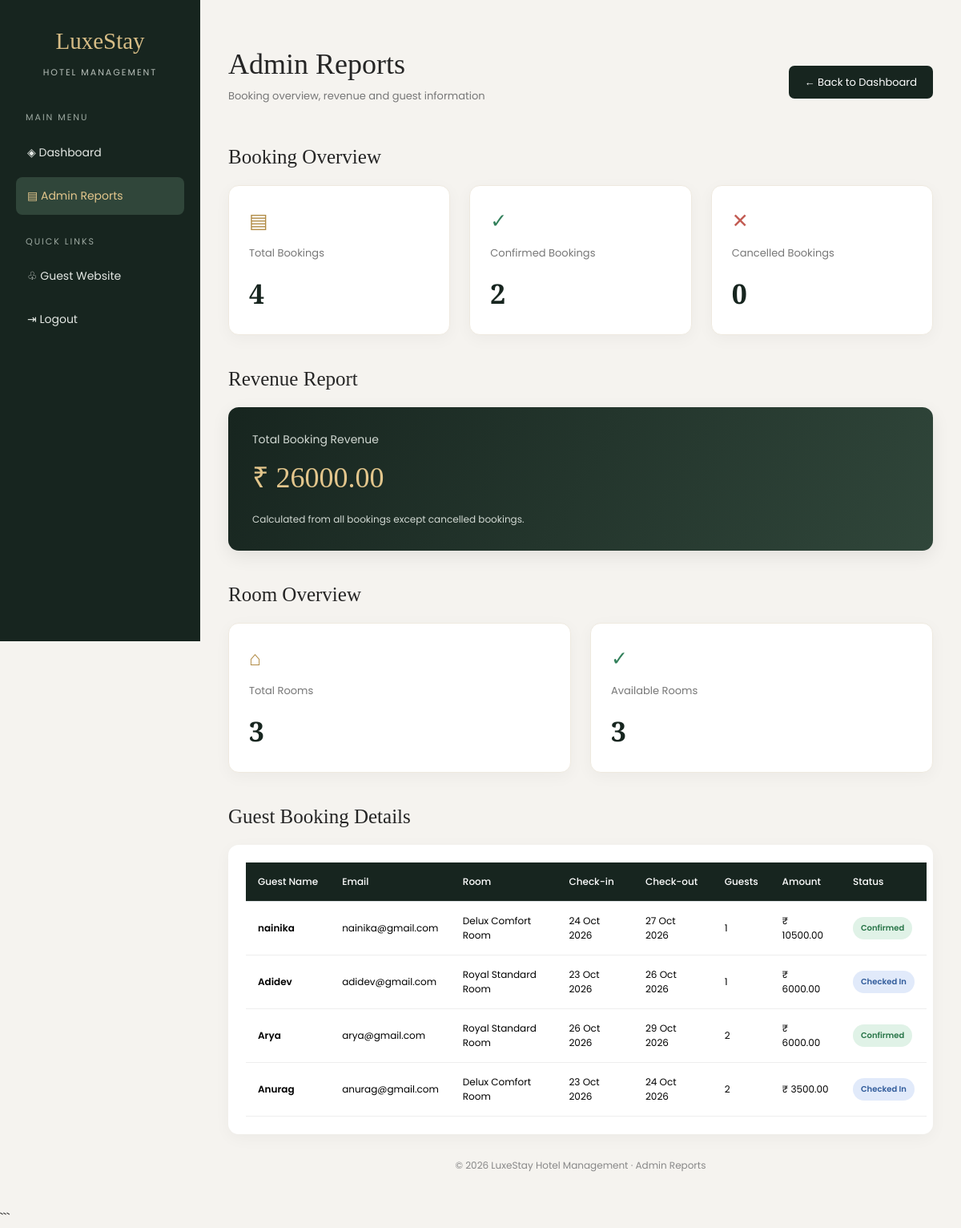
/staff/reports/ (signed in), run on the app's committed database.
### rooms/models.py (models this page shows, shortened)
class Booking(models.Model):
    room = models.ForeignKey(
        Room,
        on_delete=models.CASCADE,
        related_name='bookings'
    )
    guest_name = models.CharField(max_length=100)
    guest_email = models.EmailField()
    guest_phone = models.CharField(max_length=15, blank=True)
    check_in = models.DateField()
    check_out = models.DateField()
    guests = models.PositiveIntegerField(default=1)
    total_price = models.DecimalField(
        max_digits=10,
        decimal_places=2
    )
    STATUS_CHOICES = [
        ('Confirmed', 'Confirmed'),
        ('checked in', 'checked in'),
        ('checked out', 'checked out'),
        ('Cancelled', 'Cancelled'),
    ]
    status = models.CharField(
        max_length=20,
        choices=STATUS_CHOICES,
        default='Confirmed'
    )
    booked_at = models.DateTimeField(auto_now_add=True)

class Room(models.Model):
    ROOM_TYPES = [
        ('Standard', 'Standard'),
        ('Deluxe', 'Deluxe'),
        ('Suite', 'Suite'),
    ]
    name = models.CharField(max_length=100)
    room_type = models.CharField(
        max_length=20,
        choices=ROOM_TYPES
    )
    price = models.DecimalField(
        max_digits=10,
        decimal_places=2
    )
    capacity = models.PositiveIntegerField()
    description = models.TextField()
    image = models.ImageField(
        upload_to='rooms/',
        blank=True,
        null=True
    )
    is_available = models.BooleanField(default=True)

### staff/views.py (the view)
# urls.py: path('reports/', views.admin_reports, name='admin_reports'),
@user_passes_test(
    lambda user: user.is_authenticated and user.is_staff,
    login_url='/staff/login/'
)
def admin_reports(request):
    total_bookings = Booking.objects.count()
    confirmed_bookings = Booking.objects.filter(
        status='Confirmed'
    ).count()
    cancelled_bookings = Booking.objects.filter(
        status='Cancelled'
    ).count()
    revenue = Booking.objects.exclude(
        status='Cancelled'
    ).aggregate(
        total=Sum('total_price')
    )['total'] or 0
    total_rooms = Room.objects.count()
    available_rooms = Room.objects.filter(
        is_available=True
    ).count()
    bookings = Booking.objects.select_related(
        'room'
    ).order_by('-booked_at')
    context = {
        'total_bookings': total_bookings,
        'confirmed_bookings': confirmed_bookings,
        'cancelled_bookings': cancelled_bookings,
        'revenue': revenue,
        'total_rooms': total_rooms,
        'available_rooms': available_rooms,
        'bookings': bookings,
    }
    return render(
        request,
        'staff/admin_reports.html',
        context
    )

### templates/staff/admin_reports.html (shortened to what this page needs)
<!DOCTYPE html>
<html lang="en">
<head>
    <link href="https://cdn.jsdelivr.net/npm/bootstrap@5.3.3/dist/css/bootstrap.min.css" rel="stylesheet">
</head>
<body>
    <aside class="sidebar">
        <div class="brand">LuxeStay</div>
        <div class="sidebar-subtitle">HOTEL MANAGEMENT</div>
        <div class="menu-label">MAIN MENU</div>
        <a href="{% url 'staff_dashboard' %}">
            ◈ Dashboard
        </a>
        <a href="{% url 'admin_reports' %}" class="active">
            ▤ Admin Reports
        </a>
        <div class="menu-label">QUICK LINKS</div>
        <a href="{% url 'room_list' %}">
            ♧ Guest Website
        </a>
        <a href="{% url 'staff_logout' %}">
            ⇥ Logout
        </a>
    </aside>
    <main class="main-content">
        <div class="topbar">
            <div>
                <h1 class="page-title">Admin Reports</h1>
                <p class="page-subtitle">
                    Booking overview, revenue and guest information
                </p>
            </div>
            <a href="{% url 'staff_dashboard' %}" class="back-btn">
                ← Back to Dashboard
            </a>
        </div>
        <h2 class="section-heading">Booking Overview</h2>
        <div class="row g-4">
            <div class="col-md-6 col-xl-4">
                <div class="report-card">
                    <div class="card-icon gold">▤</div>
                    <div class="card-label">Total Bookings</div>
                    <div class="card-value">{{ total_bookings }}</div>
                </div>
            </div>
            <div class="col-md-6 col-xl-4">
                <div class="report-card">
                    <div class="card-icon green">✓</div>
                    <div class="card-label">Confirmed Bookings</div>
                    <div class="card-value">{{ confirmed_bookings }}</div>
                </div>
            </div>
            <div class="col-md-6 col-xl-4">
                <div class="report-card">
                    <div class="card-icon red">✕</div>
                    <div class="card-label">Cancelled Bookings</div>
                    <div class="card-value">{{ cancelled_bookings }}</div>
                </div>
            </div>
        </div>
        <section class="report-section">
            <h2 class="section-heading">Revenue Report</h2>
            <div class="revenue-card">
                <div class="revenue-label">
                    Total Booking Revenue
                </div>
                <div class="revenue-value">
                    ₹ {{ revenue|floatformat:2 }}
                </div>
                <p class="mb-0 mt-3" style="color: #d2d9d3; font-size: 12px;">
                    Calculated from all bookings except cancelled bookings.
                </p>
            </div>
        </section>
        <section class="report-section">
            <h2 class="section-heading">Room Overview</h2>
            <div class="row g-4">
                <div class="col-md-6">
                    <div class="report-card">
                        <div class="card-icon gold">⌂</div>
                        <div class="card-label">Total Rooms</div>
                        <div class="card-value">{{ total_rooms }}</div>
                    </div>
                </div>
                <div class="col-md-6">
                    <div class="report-card">
                        <div class="card-icon green">✓</div>
                        <div class="card-label">Available Rooms</div>
                        <div class="card-value">{{ available_rooms }}</div>
                    </div>
                </div>
            </div>
        </section>
        <section class="report-section">
            <h2 class="section-heading">Guest Booking Details</h2>
            <div class="table-container">
                <table class="table table-hover">
                    <thead>
                        <tr>
                            <th>Guest Name</th>
                            <th>Email</th>
                            <th>Room</th>
                            <th>Check-in</th>
                            <th>Check-out</th>
                            <th>Guests</th>
                            <th>Amount</th>
                            <th>Status</th>
                        </tr>
                    </thead>
                    <tbody>
                        {% for booking in bookings %}
                        <tr>
                            <td class="guest-name">
                                {{ booking.guest_name }}
                            </td>
                            <td>
                                {{ booking.guest_email }}
                            </td>
                            <td>
                                {{ booking.room.name }}
                            </td>
                            <td>
                                {{ booking.check_in|date:"d M Y" }}
                            </td>
                            <td>
                                {{ booking.check_out|date:"d M Y" }}
                            </td>
                            <td>
                                {{ booking.guests }}
                            </td>
                            <td>
                                ₹ {{ booking.total_price|floatformat:2 }}
                            </td>
                            <td>
                                {% if booking.status == 'Confirmed' %}
                                    <span class="status status-confirmed">
                                        {{ booking.status }}
                                    </span>
                                {% elif booking.status == 'Cancelled' %}
                                    <span class="status status-cancelled">
                                        {{ booking.status }}
                                    </span>
                                {% elif booking.status == 'Checked In' or booking.status == 'checked in' %}
                                    <span class="status status-checked">
                                        {{ booking.status }}
                                    </span>
                                {% elif booking.status == 'Checked Out' or booking.status == 'checked out' %}
                                    <span class="status status-checked">
                                        {{ booking.status }}
                                    </span>
                                {% else %}
                                    <span class="status status-other">
                                        {{ booking.status }}
                                    </span>
                                {% endif %}
                            </td>
                        </tr>
                        {% empty %}
                        <tr>
                            <td colspan="8" class="empty-state">
                                No booking records found.
                            </td>
                        </tr>
                        {% endfor %}
                    </tbody>
                </table>
            </div>
        </section>
        <footer class="footer">
            © 2026 LuxeStay Hotel Management · Admin Reports
        </footer>
    </main>
</body>
</html>

### templates/staff/admin_reports.html (style rules this page uses)
* { box-sizing: border-box; }
body { margin: 0; font-family: 'Poppins', sans-serif; background: #f5f3ef; color: #252525; }
.sidebar { width: 250px; min-height: 100vh; background: #17251f; color: white; position: fixed; top: 0; left: 0; padding: 30px 20px; }
.brand { font-family: 'Playfair Display', serif; font-size: 29px; color: #d7bd86; text-align: center; margin-bottom: 8px; }
.sidebar-subtitle { text-align: center; color: #b9c1bb; font-size: 11px; letter-spacing: 2px; margin-bottom: 40px; }
.menu-label { color: #9eaaa2; font-size: 11px; letter-spacing: 2px; margin: 25px 12px 12px; }
.sidebar a { display: block; text-decoration: none; color: #e4e8e4; padding: 13px 14px; border-radius: 8px; margin-bottom: 7px; font-size: 14px; transition: 0.3s; }
.sidebar a:hover, .sidebar a.active { background: #30463a; color: #e3c68c; }
.main-content { margin-left: 250px; padding: 35px; min-height: 100vh; }
.topbar { display: flex; justify-content: space-between; align-items: center; flex-wrap: wrap; gap: 15px; margin-bottom: 35px; }
.page-title { font-family: 'Playfair Display', serif; font-size: 36px; margin: 0; }
.page-subtitle { color: #777; font-size: 13px; margin-top: 8px; }
.back-btn { background: #17251f; color: white; text-decoration: none; padding: 11px 20px; border-radius: 7px; font-size: 13px; }
.section-heading { font-family: 'Playfair Display', serif; font-size: 25px; margin-bottom: 20px; }
.report-card { background: white; padding: 25px; border-radius: 13px; min-height: 150px; box-shadow: 0 5px 20px rgba(0, 0, 0, 0.04); border: 1px solid #eee9df; height: 100%; }
.card-label { color: #777; font-size: 13px; margin-bottom: 15px; }
.card-value { font-family: 'Playfair Display', serif; font-size: 34px; font-weight: 700; color: #17251f; overflow-wrap: anywhere; }
.card-icon { font-size: 25px; margin-bottom: 12px; }
.gold { color: #b18b45; }
.green { color: #32805b; }
.red { color: #c25b52; }
.report-section { margin-top: 40px; }
.revenue-card { background: linear-gradient(120deg, #17251f, #30463a); color: white; padding: 30px; border-radius: 13px; box-shadow: 0 7px 22px rgba(0, 0, 0, 0.08); }
.revenue-label { color: #d2d9d3; font-size: 14px; }
.revenue-value { font-family: 'Playfair Display', serif; color: #e3c68c; font-size: 36px; margin-top: 10px; overflow-wrap: anywhere; }
.table-container { background: white; border-radius: 13px; padding: 22px; box-shadow: 0 5px 20px rgba(0, 0, 0, 0.04); overflow-x: auto; }
.table { margin-bottom: 0; min-width: 850px; vertical-align: middle; }
.table thead th { background: #17251f; color: white; font-size: 12px; font-weight: 500; padding: 15px; white-space: nowrap; }
.table tbody td { padding: 15px; font-size: 12px; border-bottom: 1px solid #eee; }
.status { display: inline-block; padding: 6px 10px; border-radius: 20px; font-size: 10px; font-weight: 600; white-space: nowrap; }
.status-confirmed { background: #e0f2e7; color: #287548; }
.status-checked { background: #e1eafa; color: #315c9b; }
.guest-name { font-weight: 600; color: #26392f; }
.footer { text-align: center; padding: 30px 10px 10px; color: #888; font-size: 12px; }

### data on the page
Booking: guest_name "nainika", guest_email "nainika@gmail.com", room.name "Delux Comfort Room", check_in "24 Oct 2026", check_out "27 Oct 2026", guests "1", total_price "10500.00", status "Confirmed"
Booking: guest_name "Adidev", guest_email "adidev@gmail.com", room.name "Royal Standard Room", check_in "23 Oct 2026", check_out "26 Oct 2026", guests "1", total_price "6000.00", status "Checked In"
Booking: guest_name "Arya", guest_email "arya@gmail.com", room.name "Royal Standard Room", check_in "26 Oct 2026", check_out "29 Oct 2026", guests "2", total_price "6000.00", status "Confirmed"
Booking: guest_name "Anurag", guest_email "anurag@gmail.com", room.name "Delux Comfort Room", check_in "23 Oct 2026", check_out "24 Oct 2026", guests "2", total_price "3500.00", status "Checked In"

### other printed values
{{ total_bookings }} "4"
{{ confirmed_bookings }} "2"
{{ cancelled_bookings }} "0"
{{ revenue|floatformat:2 }} "26000.00"
{{ total_rooms }} "3"
{{ available_rooms }} "3"
